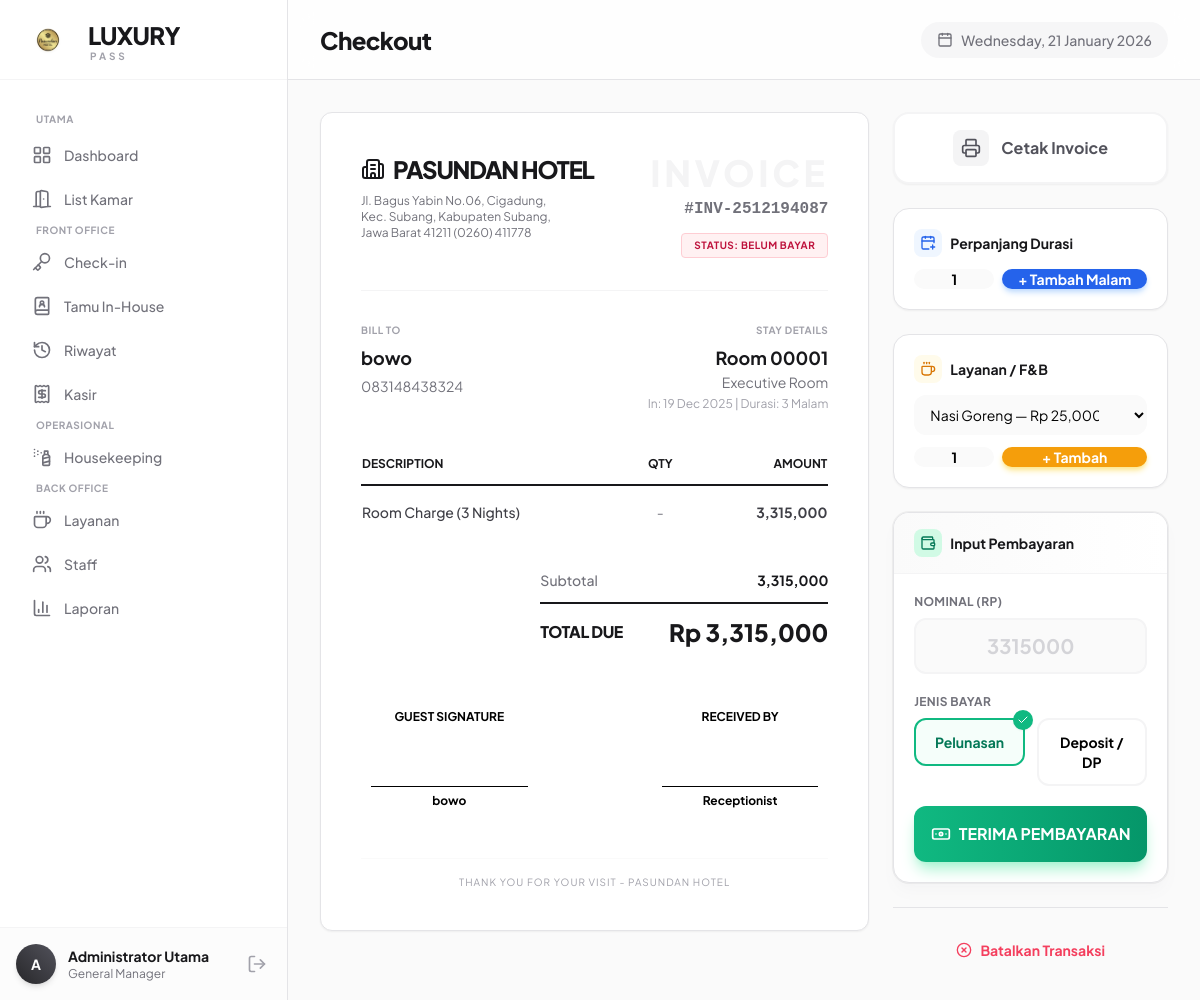
Page /index.php?modul=Checkout&aksi=payment&id=21 (signed in) on the committed database.
### tables this page shows
CREATE TABLE `transaksi` (
  `id_transaksi` int NOT NULL AUTO_INCREMENT,
  `no_invoice` varchar(50) NOT NULL,
  `id_user_resepsionis` int NOT NULL,
  `id_tamu` int NOT NULL,
  `nama_tamu` varchar(100) DEFAULT NULL,
  `no_hp` varchar(20) DEFAULT NULL,
  `tgl_checkin` datetime NOT NULL,
  `tgl_checkout` datetime DEFAULT NULL,
  `total_tagihan` decimal(10,2) NOT NULL DEFAULT '0.00',
  `status_transaksi` enum('active','finished','batal') DEFAULT 'active',
  `status_bayar` enum('belum_bayar','dp','lunas') DEFAULT 'belum_bayar',
  `created_at` timestamp NULL DEFAULT CURRENT_TIMESTAMP,
  PRIMARY KEY (`id_transaksi`),
  UNIQUE KEY `no_invoice` (`no_invoice`),
  KEY `fk_transaksi_user` (`id_user_resepsionis`),
  KEY `fk_transaksi_tamu` (`id_tamu`),
  CONSTRAINT `fk_transaksi_tamu` FOREIGN KEY (`id_tamu`) REFERENCES `tamu` (`id_tamu`),
  CONSTRAINT `fk_transaksi_user` FOREIGN KEY (`id_user_resepsionis`) REFERENCES `users` (`id_user`)
);

CREATE TABLE `tamu` (
  `id_tamu` int NOT NULL AUTO_INCREMENT,
  `nama_tamu` varchar(100) NOT NULL,
  `jenis_identitas` enum('KTP','SIM','PASSPORT') DEFAULT 'KTP',
  `no_identitas` varchar(50) NOT NULL,
  `no_hp` varchar(20) NOT NULL,
  `email` varchar(100) DEFAULT NULL,
  `created_at` timestamp NULL DEFAULT CURRENT_TIMESTAMP,
  PRIMARY KEY (`id_tamu`),
  UNIQUE KEY `no_identitas` (`no_identitas`)
);

### views/Checkout/payment.php (the view, shortened to what the rows shown need)
<div class="flex flex-col lg:flex-row gap-6 items-start">
    <div class="w-full lg:w-2/3">
        <div id="invoice-paper" class="bg-white p-10 rounded-xl border border-zinc-200 shadow-sm relative min-h-[600px]">
            <div class="flex justify-between items-start border-b border-zinc-100 pb-8 mb-8 gap-6">
                <div>
                    <h1 class="text-2xl font-black text-zinc-900 tracking-tighter uppercase flex items-center gap-2">
                        <i data-lucide="building-2" class="w-6 h-6"></i> PASUNDAN HOTEL
                    </h1>
                    <p class="text-xs text-zinc-500 mt-2 w-48">Jl. Bagus Yabin No.06, Cigadung, Kec. Subang, Kabupaten Subang, Jawa Barat 41211 (0260) 411778</p>
                </div>
                <div class="text-left md:text-right">
                    <h2 class="text-4xl font-black text-zinc-100 uppercase tracking-widest">INVOICE</h2>
                    <p class="font-mono text-zinc-500 font-bold mt-1">#<?= $transaksi['no_invoice'] ?></p>
                    <?php
                        $statusText = match($transaksi['status_bayar']) {
                            'lunas' => 'LUNAS',
                            'dp'    => 'DP MASUK',
                            default => 'BELUM BAYAR'
                        };
                        $statusClass = match($transaksi['status_bayar']) {
                            'lunas' => 'border-emerald-200 text-emerald-700 bg-emerald-50',
                            'dp'    => 'border-amber-200 text-amber-700 bg-amber-50',
                            default => 'border-rose-200 text-rose-700 bg-rose-50'
                        };
                    ?>
                    <span class="inline-block mt-3 px-3 py-1 text-[10px] font-bold uppercase tracking-wider rounded border <?= $statusClass ?>">
                        Status: <?= $statusText ?>
                    </span>
                </div>
            </div>
            <div class="grid grid-cols-2 gap-8 mb-8">
                <div>
                    <p class="text-[10px] uppercase font-bold text-zinc-400 tracking-wider mb-1.5">Bill To</p>
                    <p class="font-bold text-lg text-zinc-900"><?= $transaksi['nama_tamu'] ?></p>
                    <p class="text-sm text-zinc-500 mt-1"><?= $transaksi['no_hp'] ?></p>
                </div>
                <div class="text-left md:text-right">
                    <p class="text-[10px] uppercase font-bold text-zinc-400 tracking-wider mb-1.5">Stay Details</p>
                    <p class="font-bold text-lg text-zinc-900">Room <?= $transaksi['nomor_kamar'] ?></p>
                    <p class="text-sm text-zinc-500"><?= $transaksi['nama_tipe'] ?? 'Kamar Hotel' ?></p>
                    <p class="text-xs text-zinc-400 mt-1">
                        In: <?= date('d M Y', strtotime($transaksi['tgl_checkin'])) ?> |
                        Durasi: <?= $transaksi['durasi_malam'] ?> Malam
                    </p>
                </div>
            </div>
            <table class="w-full text-sm mb-8">
                <thead>
                    <tr class="border-b-2 border-zinc-900">
                        <th class="py-3 text-left font-bold text-zinc-900 uppercase text-xs">Description</th>
                        <th class="py-3 text-center font-bold text-zinc-900 uppercase text-xs w-20">Qty</th>
                        <th class="py-3 text-right font-bold text-zinc-900 uppercase text-xs w-32">Amount</th>
                    </tr>
                </thead>
                <tbody class="divide-y divide-zinc-100">
                    <tr>
                        <td class="py-4 text-zinc-700 font-medium">Room Charge (<?= $transaksi['durasi_malam'] ?> Nights)</td>
                        <td class="py-4 text-center text-zinc-500">-</td>
                        <td class="py-4 text-right font-bold text-zinc-700"><?= number_format($transaksi['total_biaya_kamar']) ?></td>
                    </tr>
                </tbody>
            </table>
            <div class="flex justify-end mb-12">
                <div class="w-full md:w-72 space-y-3">
                    <div class="flex justify-between text-sm">
                        <span class="text-zinc-500 font-medium">Subtotal</span>
                        <span class="font-bold text-zinc-900"><?= number_format($transaksi['total_tagihan']) ?></span>
                    </div>
                    <div class="border-t-2 border-zinc-900 pt-3 flex justify-between items-center mt-2">
                        <span class="font-black text-base text-zinc-900 uppercase tracking-tight">Total Due</span>
                        <span class="font-black text-2xl <?= $sisa > 0 ? 'text-zinc-900' : 'text-emerald-600' ?>">
                            Rp <?= number_format(abs($sisa)) ?>
                        </span>
                    </div>
                </div>
            </div>
            <div style="margin-top: 60px; display: flex; justify-content: space-between; padding: 0 10px;">
                <div style="text-align: center; width: 35%;">
                    <p style="margin-bottom: 60px; font-weight: bold; font-size: 12px; text-transform: uppercase; color: #000;">Guest Signature</p>
                    <div style="border-bottom: 1px solid #000;"></div>
                    <p style="margin-top: 5px; font-size: 12px; font-weight: bold; color: #000;"><?= $transaksi['nama_tamu'] ?></p>
                </div>
                <div style="text-align: center; width: 35%;">
                    <p style="margin-bottom: 60px; font-weight: bold; font-size: 12px; text-transform: uppercase; color: #000;">Received By</p>
                    <div style="border-bottom: 1px solid #000;"></div>
                    <p style="margin-top: 5px; font-size: 12px; font-weight: bold; color: #000;"><?= $_SESSION['nama_lengkap'] ?? 'Receptionist' ?></p>
                </div>
            </div>
            <div class="text-center text-[10px] text-zinc-400 uppercase tracking-widest mt-12 pt-4 border-t border-zinc-50">
                Thank you for your visit - Pasundan Hotel
            </div>
        </div>
    </div>
    <div class="w-full lg:w-1/3 space-y-6 no-print">
        <button onclick="window.print()" class="w-full py-4 bg-white border-2 border-zinc-100 text-zinc-600 rounded-2xl font-bold hover:border-zinc-300 hover:text-zinc-900 transition-all shadow-sm flex items-center justify-center gap-3 group">
            <div class="p-2 bg-zinc-100 rounded-lg group-hover:bg-zinc-200 transition-colors">
                <i data-lucide="printer" class="w-5 h-5"></i>
            </div>
            <span>Cetak Invoice</span>
        </button>
        <?php if($transaksi['status_transaksi'] == 'active'): ?>
            <div class="bg-white rounded-2xl border border-zinc-200 shadow-sm overflow-hidden">
                <div class="p-5">
                    <div class="flex items-center gap-2 mb-3">
                         <div class="p-1.5 bg-blue-50 text-blue-600 rounded-lg"><i data-lucide="calendar-plus" class="w-4 h-4"></i></div>
                         <h3 class="font-bold text-sm text-zinc-900">Perpanjang Durasi</h3>
                    </div>
                    <form method="POST" action="index.php?modul=Checkout&aksi=extend&id=<?= $transaksi['id_transaksi'] ?>" id="formExtend">
                        <div class="flex gap-2">
                            <input type="number" name="add_night" id="addNightInput" value="1" min="1"
                                   class="w-20 rounded-xl border-zinc-200 text-sm text-center font-bold focus:ring-blue-500 focus:border-blue-500 bg-zinc-50">
                            <button type="button" onclick="confirmExtend()"
                                    class="flex-1 bg-blue-600 text-white rounded-xl text-sm font-bold hover:bg-blue-700 transition-all shadow-md hover:shadow-lg shadow-blue-200 active:scale-95 transform">
                                + Tambah Malam
                            </button>
                        </div>
                    </form>
                </div>
            </div>
            <div class="bg-white rounded-2xl border border-zinc-200 shadow-sm overflow-hidden">
                <div class="p-5">
                    <div class="flex items-center gap-2 mb-3">
                         <div class="p-1.5 bg-amber-50 text-amber-600 rounded-lg"><i data-lucide="coffee" class="w-4 h-4"></i></div>
                         <h3 class="font-bold text-sm text-zinc-900">Layanan / F&B</h3>
                    </div>
                    <form method="POST" action="index.php?modul=Checkout&aksi=addItem">
                        <div class="space-y-3">
                            <select name="id_layanan" class="w-full pl-3 pr-8 py-2.5 rounded-xl border-zinc-200 text-sm focus:ring-amber-500 focus:border-amber-500 bg-zinc-50 cursor-pointer">
                                <?php foreach($menu as $m): ?>
                                    <option value="<?= $m['id_layanan'] ?>">
                                        <?= $m['nama_layanan'] ?> — Rp <?= number_format($m['harga_satuan']) ?>
                                    </option>
                                <?php endforeach; ?>
                            </select>
                            <div class="flex gap-2">
                                <input type="number" name="jumlah" value="1" min="1" placeholder="Qty"
                                       class="w-20 rounded-xl border-zinc-200 text-sm text-center font-bold focus:ring-amber-500 focus:border-amber-500 bg-zinc-50">
                                <button type="submit" class="flex-1 bg-amber-500 text-white rounded-xl text-sm font-bold hover:bg-amber-600 transition-all shadow-md hover:shadow-lg shadow-amber-200 active:scale-95 transform">
                                    + Tambah
                                </button>
                            </div>
                        </div>
                    </form>
                </div>
            </div>
            <div class="bg-white rounded-2xl border border-zinc-200 shadow-lg shadow-zinc-100 overflow-hidden ring-1 ring-zinc-900/5">
                <div class="bg-gradient-to-r from-zinc-50 to-white px-5 py-4 border-b border-zinc-100 flex items-center justify-between">
                    <div class="flex items-center gap-2">
                        <div class="p-1.5 bg-emerald-100 text-emerald-700 rounded-lg"><i data-lucide="wallet" class="w-4 h-4"></i></div>
                        <h3 class="font-bold text-sm text-zinc-900">Input Pembayaran</h3>
                    </div>
                </div>
                <div class="p-5">
                    <?php if($sisa > 0): ?>
                        <form method="POST" id="paymentForm">
                            <div class="space-y-5">
                                <div>
                                    <label class="text-xs font-bold text-zinc-500 mb-2 block uppercase tracking-wide">Nominal (Rp)</label>
                                    <input type="number" name="uang" id="inputUang" required max="<?= $sisa ?>" placeholder="<?= $sisa ?>"
                                           class="block w-full py-3 px-4 rounded-xl border-2 border-zinc-100 text-xl font-bold text-zinc-900 focus:border-emerald-500 focus:ring-0 placeholder:text-zinc-300 transition-all bg-zinc-50 focus:bg-white text-center">
                                </div>
                                <div>
                                    <label class="text-xs font-bold text-zinc-500 mb-2 block uppercase tracking-wide">Jenis Bayar</label>
                                    <div class="grid grid-cols-2 gap-3">
                                        <label class="cursor-pointer group relative">
                                            <div class="rounded-xl border-2 border-zinc-100 p-3 text-center hover:bg-zinc-50 peer-checked:border-emerald-500 peer-checked:bg-emerald-50/50 peer-checked:text-emerald-700 transition-all">
                                                <span class="block text-sm font-bold">Pelunasan</span>
                                            </div>
                                            <div class="absolute top-[-8px] right-[-8px] hidden peer-checked:block bg-emerald-500 text-white rounded-full p-1 shadow-sm"><i data-lucide="check" class="w-3 h-3"></i></div>
                                        </label>
                                        <label class="cursor-pointer group relative">
                                            <div class="rounded-xl border-2 border-zinc-100 p-3 text-center hover:bg-zinc-50 peer-checked:border-blue-500 peer-checked:bg-blue-50/50 peer-checked:text-blue-700 transition-all">
                                                <span class="block text-sm font-bold">Deposit / DP</span>
                                            </div>
                                        </label>
                                    </div>
                                </div>
                                <button type="submit" class="w-full py-4 bg-gradient-to-r from-emerald-500 to-emerald-600 text-white rounded-xl font-bold shadow-lg shadow-emerald-200 hover:shadow-xl hover:shadow-emerald-300 hover:-translate-y-0.5 active:translate-y-0 active:scale-[0.98] transition-all flex justify-center items-center gap-2 group">
                                    <i data-lucide="banknote" class="w-5 h-5 group-hover:rotate-12 transition-transform"></i>
                                    TERIMA PEMBAYARAN
                                </button>
                            </div>
                        </form>
                    <?php endif; ?>
                </div>
            </div>
            <div class="mt-8 pt-6 border-t border-zinc-200 text-center">
                <button onclick="cancelTransaction('<?= $transaksi['id_transaksi'] ?>')"
                        class="px-6 py-2 text-sm font-bold text-rose-500 hover:text-rose-700 hover:bg-rose-50 rounded-lg transition-all flex items-center justify-center gap-2 mx-auto">
                    <i data-lucide="x-circle" class="w-4 h-4"></i> Batalkan Transaksi
                </button>
            </div>
        <?php endif; ?>
    </div>
</div>

### rows in the picture
transaksi: no_invoice "INV-2512194087", status_bayar "BELUM BAYAR", nama_tamu "bowo", id_tamu.no_hp "083148438324", tgl_checkin "19 Dec 2025", total_tagihan "3,315,000"

### other values in the picture
$label "Dashboard List Kamar Check-in Tamu In-House Riwayat Kasir Housekeeping Layanan Staff Laporan"
substr($_SESSION['nama'] ?? 'U', 0, 1) "A"
$_SESSION['nama'] "Administrator Utama"
$_SESSION['role'] "General Manager"
$_GET['modul'] "Checkout"
$transaksi['nomor_kamar'] "00001"
$transaksi['nama_tipe'] "Executive Room"
$transaksi['durasi_malam'] "3"
$transaksi['total_biaya_kamar'] "3,315,000"
abs($sisa) "3,315,000"
$_SESSION['nama_lengkap'] "Receptionist"
form field id_layanan "Nasi Goreng — Rp 25,000"
